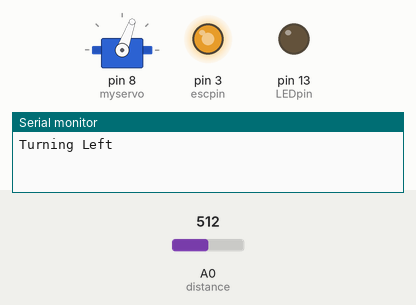
The sketch below on a simulated Arduino Uno, built with avr-gcc and run on an emulated ATmega328P. On the bench: servo, output pins drawn as LEDs (lit = HIGH), the last lines printed to the serial monitor. The test bench sets the inputs (shaded band); at power-on: A0 (distance) = 512. Random numbers use the default seed unless the sketch sets one.

Above: at 1.9 s.
2.0 s: A0 (distance) set to 214
4.2 s: A0 (distance) set to 182
At 5.37 s:
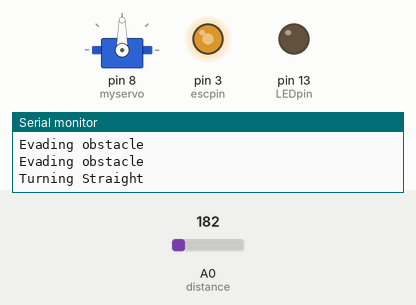
At 6.7 s:
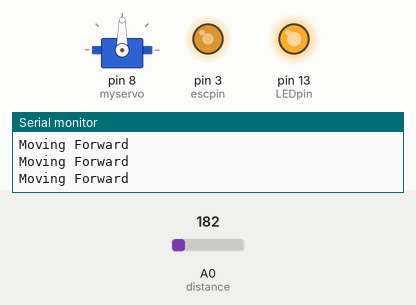
7.0 s: A0 (distance) set to 230
At 8.7 s:
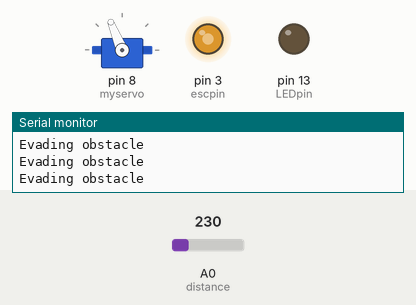
Timing chart, 0 to 10.2 s (numbered marks = the images above; inputs shaded):
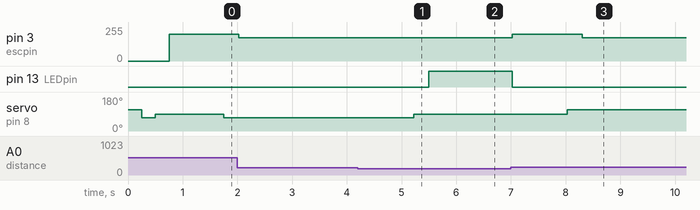

The sketch:

Robot.ino
```cpp
/*

This is the main code for the robot car. It is just a simple obstacle avoiding robot.
Obstacle Sensor: Forward-pointing Sharp GP2Y0A21 IR sensor
Motors and steering servo are part of the original RC car platform
Motors are controlled by built-in ESC (HPI Micro Pro Controller)
Servo is connected and controlled directly from Arduino

The robot goes straight at near full speed by default as long as there are no obstacles directly in front of it.
If an obstacle is detected within a set range (this will be a variable), it will slow down and make a random right or left turn.
If there is no obstacle in front, it will speed up and repeat.

*/

#include <Servo.h>

Servo myservo;  // create servo object to control a servo

/* Steering Servo Definitions */
#define straight 90          // Tell the Servo to steer straight
#define turnleft 70          // Tell the Servo to steer full left
#define turnright 112        // Tell the Servo to steer full right

/* ESC definitions */
#define speedstop 200        // Stop motors
#define speedminforward 180  // Minimum Forward Speed
#define speedmaxforward 10   // Maximum Forward Speed
#define speedminreverse 220  // Minimum Reverse Speed
#define speedmaxreverse 250  // Maximum Reverse Speed

int pos = straight;          // 'pos' is used to tell the car which way to steer (will be assigned straight, left, or right) - initialize to straight

int escpin = 3;              // ESC orange connected to digital pin 9 on Uno
int velocity = speedstop;    // Velocity Variable is used to define the speed of the car - initalize to stop

int LEDpin = 13;

/* Initialize/setup obstacle detection */
int distance = A0;            // Distance sensor output is set to pin A0 (pin 1 on sensor [yellow])
int distancevalue = 0;        // variable to store the value coming from the sensor
int slowdistance = 100;        // Distance from object car slows down (to turn) - lower is further
int stopdistance = 200;        // Distance from object car stops moving - lower is further
int randNumber = 0;          // initialize random number for random function later

void setup()
{
  Serial.begin(9600);
  myservo.attach(8);  // Attaches the servo on pin 8 to the servo object
  pinMode(LEDpin, OUTPUT);
  randomSeed(analogRead(4));  // Seed for random function - assign to unused anaolog input
  initialize();
}

void loop()           // Time to do robot stuff!
{
  if (!checkobstacle())    // Make sure there isn't an obstacle in front of the car
  {
    Serial.println("Moving Forward");
    delay(25);
    carforward(175);    // Start the car moving forward slowly
    digitalWrite(LEDpin, HIGH);
    delay(10);
  }
  else
  {
    carstop();
    // Slow down car instead of stop, and initate turn
    digitalWrite(LEDpin, LOW);

    // Randomly decide which way to turn the car (left/right) - 0 = left | 1 = right
    randNumber = random(0,2);  // random function picks a number 0 or 1
    if (randNumber) {                  // If "randNumber" is 1, then turn right
      Serial.println("Turning Right");
      delay(1000);
      pos = turnright;                 // turn the wheels right
      myservo.write(pos);              // tell servo to go to position in variable 'pos'
      delay(250);                     // waits 250ms for the servo to reach the position
    }

    else {                            // Otherwise "randNumber" is 0, so turn left
      Serial.println("Turning Left");
      delay(1000);
      pos = turnleft;                // turn the w heels right
      myservo.write(pos);            // Send position to servo
      delay(250);                    // wait 250ms for servo to reach position
    }

    // Now that wheels are turned, continue to go forard slowly, until there is no obstacle in front
    do {
      Serial.println("Evading obstacle");
      delay(25);
      carforward(175);
    } while (checkobstacle());
    //Straighten the wheels
    Serial.println("Turning Straight");
    delay(1000);
    pos = straight;
    myservo.write(pos);              // tell servo to go to position in variable 'pos'
    delay(250);                     // waits 250ms for the servo to reach the position
  }
}


void initialize()     //initialize stuff - just looks cool
{

  velocity = speedstop;           // Make sure car isn't moving at start

  // Test out the steering servo
  pos = turnright;
  myservo.write(pos);              // tell servo to go to position in variable 'pos'
  delay(250);                     // waits 300ms for the servo to reach the position
  pos = turnleft;
  myservo.write(pos);              // tell servo to go to position in variable 'pos'
  delay(250);                     // waits 1.5s for the servo to reach the position
  pos = straight;
  myservo.write(pos);              // tell servo to go to position in variable 'pos'
  delay(250);                     // waits 250ms for the servo to reach the position
}

int checkobstacle()
{
  distancevalue = analogRead(distance);
  if (distancevalue >= stopdistance)
    return 1;
  else
    return 0;
}

void carforward(int x)      // Makes the car go forward. Input to function is a percent of maximum
{
  analogWrite(escpin, x);
}

void carstop()              // Stops the car
{
  analogWrite(escpin, speedstop);
}

void carreverse(int x)      // Makes the car go reverse. Input to function is a percent of maximum
{
  analogWrite(escpin, x);
}

/* Function to make the care move forward or backward.
dir is 0 or 1. 0 is reverse, 1 is forward
scale is % of full speed. Can be 0-100
*/
void carmove(int dir, int scale)
{
  if(dir)    // direction is forward
  {
    // Do forward calculations

  }
  else      // direction is reverse
  {
    // Do reverse calculations
  }
}
```

Measured:
- the behaviour switches between 200 and 199 on A0 (distance) (found by bisection; images 0 and 1)
- after the input at 4.2 s, pin 13 (LEDpin): LOW → HIGH after 1.3 s; servo on pin 8 (myservo): 70° → 90° after 1.0 s
- after the input at 7.0 s, pin 3 (escpin): 175/255 → 200/255 at once, → 175/255 1.3 s later; pin 13 (LEDpin): HIGH → LOW at once; servo on pin 8 (myservo): 90° → 112° after 1.0 s
